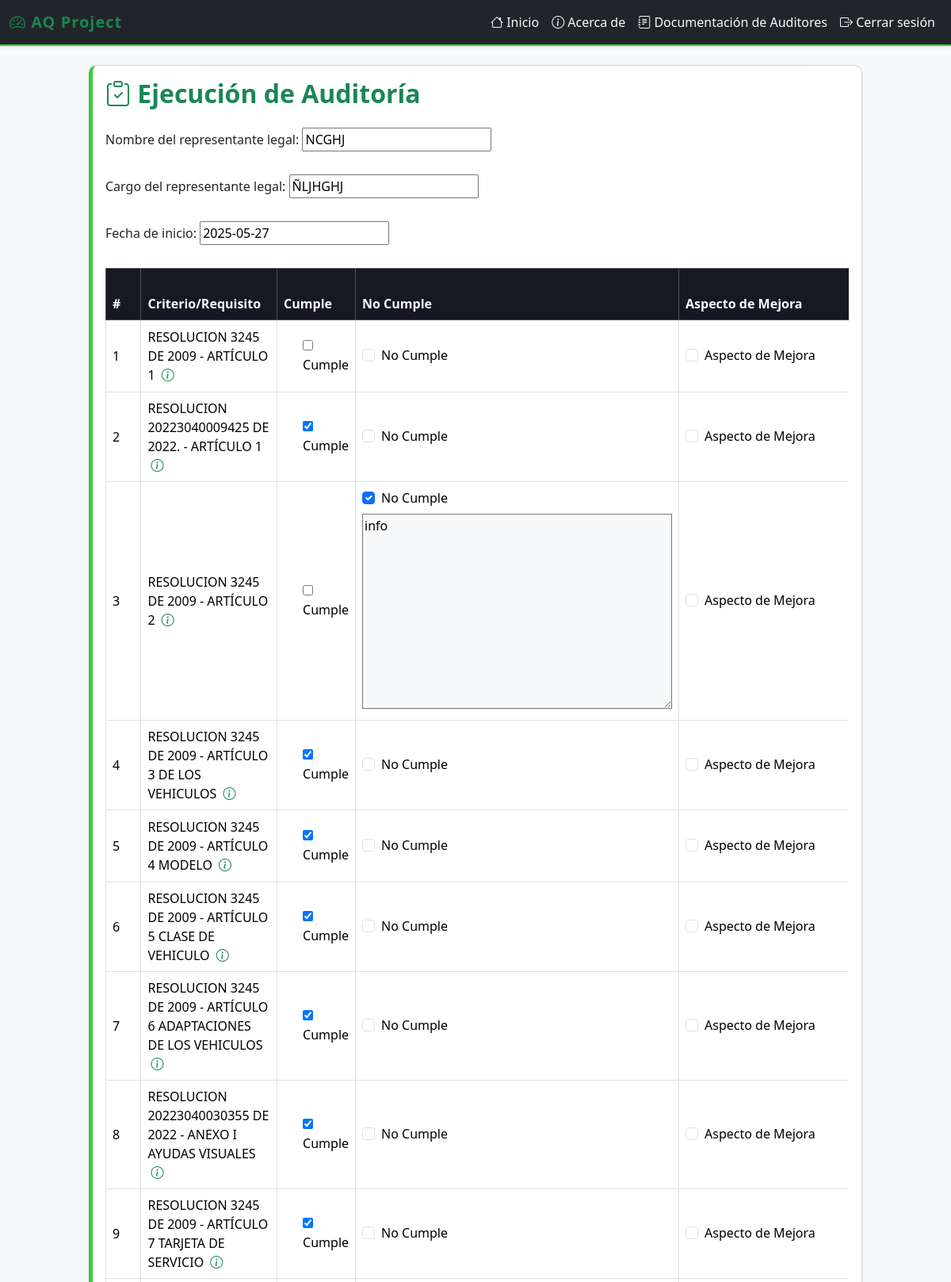
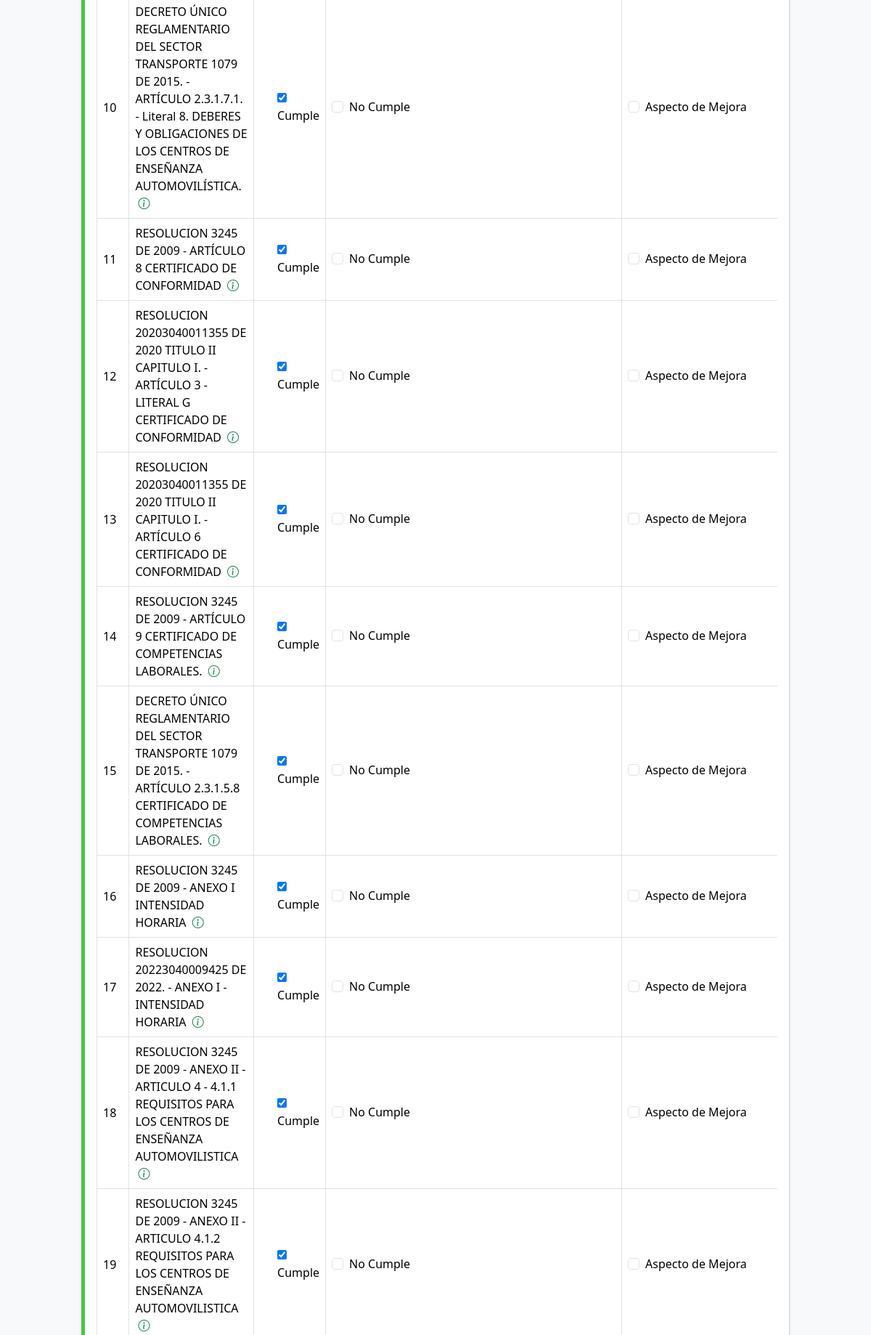
The page /ejecucion/acta/14/ejecucion/ (signed in, upper part) on the database its author committed (2 pictures, top to bottom).
### documentacion_auditores/models.py (models this page shows, shortened)
class ActaAuditoria(models.Model):
    plan = models.OneToOneField(PlanAuditoria, on_delete=models.CASCADE, related_name='acta')
    representante_legal_nombre = models.CharField(max_length=255)
    representante_legal_cargo = models.CharField(max_length=100)
    firma_representante = models.ImageField(upload_to='documentacion/firmas/', null=True, blank=True)
    firma_auditor = models.ImageField(upload_to='documentacion/firmas/', null=True, blank=True)
    asistencia = models.TextField(help_text="Lista de asistentes con nombre, cargo y firmas")
    fecha_inicio = models.DateField()
    fecha_cierre = models.DateField(null=True, blank=True)
    fecha_inicio_subsanacion = models.DateField(null=True, blank=True)
    recomendaciones = models.CharField(max_length=200, blank=True)
    aspectos_relevantes = models.TextField("Aspectos relevantes del servicio auditado", blank=True)

### ejecucion_auditoria/models.py (models this page shows, shortened)
class EjecucionRequisito(models.Model):
    acta = models.ForeignKey(ActaAuditoria, on_delete=models.CASCADE, related_name='ejecuciones')
    requisito = models.ForeignKey(RequisitoAuditoria, on_delete=models.CASCADE)
    cumple = models.BooleanField(default=False, blank=True)
    no_cumple = models.BooleanField(default=False, blank=True)
    no_aplica = models.BooleanField(default=False, blank=True)
    aspecto_mejora = models.BooleanField(default=False, blank=True)
    concepto_mejora = models.TextField(blank=True)
    concepto_no_conformidad = models.TextField(blank=True)
    evidencia = models.CharField(
        max_length=100,
        blank=True,
        choices=[
            ("documental", "Evidencia Documental"),
            ("fotografica", "Evidencia Fotográfica"),
            ("audiovisual", "Evidencia Audiovisual"),
            ("documental_fotografica", "Evidencia Documental y Fotográfica"),
            ("documental_audiovisual", "Evidencia Documental y Audiovisual"),
            ("fotografica_audiovisual", "Evidencia Fotográfica y Audiovisual"),
            ("documental_fotografica_audiovisual", "Evidencia Documental, Fotográfica y Audiovisual"),
        ]
    )
    concepto_evidencia = models.TextField(blank=True)
    imagen1 = models.ImageField(upload_to='evidencias/', blank=True, null=True)
    imagen2 = models.ImageField(upload_to='evidencias/', blank=True, null=True)
    subsanado = models.BooleanField(default=False, blank=True)
    como_se_subsano = models.TextField(blank=True, verbose_name="¿Cómo se subsanó la no conformidad?")

class RequisitoAuditoria(models.Model):
    nombre = models.CharField(max_length=255)
    descripcion = models.TextField()
    checkpoint_iaf_md4 = models.CharField(max_length=100, blank=True)

### ejecucion_auditoria/views.py (the view)
# urls.py: path('acta/<int:acta_id>/ejecucion/', views.ejecucion_auditoria, name='ejecucion_auditoria'),
@login_required
def ejecucion_auditoria(request, acta_id):
    print("Vista ejecutada")  # Solo para depuración
    acta = get_object_or_404(ActaAuditoria, id=acta_id)
    requisitos = RequisitoAuditoria.objects.all()
    queryset = EjecucionRequisito.objects.filter(acta=acta).order_by('requisito__id')
    EjecucionFormSet = modelformset_factory(
        EjecucionRequisito,
        form=EjecucionRequisitoForm,
        fields=[
            'cumple', 'no_cumple', 'no_aplica',
            'aspecto_mejora', 'concepto_mejora',
            'concepto_no_conformidad', 'evidencia',
            'concepto_evidencia', 'imagen1', 'imagen2'
        ],
        extra=0,
        can_delete=False,
        formset=EjecucionBaseFormSet
    )
    if not queryset.exists():
        for req in requisitos:
            EjecucionRequisito.objects.create(acta=acta, requisito=req)
        queryset = EjecucionRequisito.objects.filter(acta=acta).order_by('requisito__id')
    if request.method == 'POST':
        form = ActaAuditoriaForm(request.POST, request.FILES, instance=acta)
        formset = EjecucionFormSet(request.POST, request.FILES, queryset=queryset, prefix='form')
        recomendaciones = request.POST.get('recomendaciones')
        if recomendaciones:
            acta.recomendaciones = recomendaciones
            acta.save()
            messages.success(request, "¡Recomendación guardada exitosamente!")
            return redirect('reporte_auditoria', acta_id=acta.id)
        if 'finalizar' in request.POST:
            formset.validar_completo = True
        if not form.is_valid() or not formset.is_valid():
            print("Form errors:", form.errors)
            print("Formset errors:", formset.errors)
            print("Non form errors:", formset.non_form_errors)
            return render(request, 'ejecucion_auditoria/ejecucion_auditoria.html', {
                'acta': acta,
                'formset': formset,
                'form': form,
            })
        form.save()
        formset.save()
        if 'finalizar' in request.POST:
            hay_no_conformidades = any(
                form.cleaned_data.get('no_cumple') for form in formset.forms
            )
            if hay_no_conformidades:
                if not acta.fecha_inicio_subsanacion:
                    acta.fecha_inicio_subsanacion = timezone.now().date()
                    acta.save()
                request.session['mensaje_subsanacion'] = (
                    "Existen no conformidades pendientes por subsanar. "
                    "Tiene 90 días para realizarlo."
                )
                return redirect('subsanacion_no_conformidades', acta_id=acta.id)
            else:
                return render(request, 'ejecucion_auditoria/ejecucion_auditoria.html', {
                    'acta': acta,
                    'formset': formset,
                    'form': form,
                    'mostrar_modal_recomendacion': True,
                })
        else:
            messages.success(request, "¡Avance guardado exitosamente!")
            return redirect('ejecucion_auditoria', acta_id=acta.id)
    else:
        form = ActaAuditoriaForm(instance=acta)
        formset = EjecucionFormSet(queryset=queryset, prefix='form')
    return render(request, 'ejecucion_auditoria/ejecucion_auditoria.html', {
        'acta': acta,
        'formset': formset,
        'form': form,
    })

### documentacion_auditores/forms.py
class ActaAuditoriaForm(forms.ModelForm):
    class Meta:
        model = ActaAuditoria
        fields = ['representante_legal_nombre', 'representante_legal_cargo',
                  'firma_representante', 'firma_auditor', 'fecha_inicio', 'fecha_cierre',
                  'aspectos_relevantes',]
        widgets = {
            'aspectos_relevantes': forms.Textarea(attrs={
                'rows': 4,
                'placeholder': 'Describa aquí los aspectos relevantes observados durante la auditoría',
                'class': 'form-control',
                'representante_legal_nombre': forms.HiddenInput(),
                'representante_legal_cargo': forms.HiddenInput(),
                'fecha_inicio': forms.HiddenInput(),
            }),
        }

### ejecucion_auditoria/templates/ejecucion_auditoria/ejecucion_auditoria.html (shortened to what this page needs)
{% extends "layouts/base.html" %}
{% block content %}
<h2 class="mb-4 text-success fw-bold">
    <i class="bi bi-clipboard-check"></i> Ejecución de Auditoría
</h2>
<form method="post" enctype="multipart/form-data" id="ejecucionForm">
    <div class="mb-4">
        <label for="{{ form.representante_legal_nombre.id_for_label }}" class="form-label">
            Nombre del representante legal:
        </label>
        {{ form.representante_legal_nombre }}
    </div>
    <div class="mb-4">
        <label for="{{ form.representante_legal_cargo.id_for_label }}" class="form-label">
            Cargo del representante legal:
        </label>
        {{ form.representante_legal_cargo }}
    </div>
    <div class="mb-4">
        <label for="{{ form.fecha_inicio.id_for_label }}" class="form-label">
            Fecha de inicio:
        </label>
        {{ form.fecha_inicio }}
    </div>
    <div class="table-responsive">
        <table class="table table-bordered align-middle">
            <thead class="table-dark">
                <tr>
                    <th>#</th>
                    <th>Criterio/Requisito</th>
                    <th>Cumple</th>
                    <th>No Cumple</th>
                    <th>Aspecto de Mejora</th>
                </tr>
            </thead>
            <tbody>
                {% for form in formset %}
                <tr class="fila-criterio">
                    <td>{{ forloop.counter }}</td>
                    <td>
                        {{ form.instance.requisito.nombre }}
                        <i class="bi bi-info-circle text-success ms-1"
                           tabindex="0"
                           data-bs-toggle="popover"
                           data-bs-trigger="hover focus"
                           data-bs-html="true"
                           data-bs-custom-class="custom-popover"
                           data-bs-content="{{ form.instance.requisito.descripcion|linebreaksbr }}">
                        </i>
                    </td>
                    <td>
                        <div class="form-check">
                            {{ form.cumple }}
                            <label class="form-check-label" for="{{ form.cumple.id_for_label }}">Cumple</label>
                        </div>
                    </td>
                    <td>
                        <div class="form-check">
                            {{ form.no_cumple }}
                            <label class="form-check-label" for="{{ form.no_cumple.id_for_label }}">No Cumple</label>
                        </div>
                        <div class="mt-2" id="no-conformidad-{{ form.prefix }}"
                             style="display: {% if form.no_cumple.value %}block{% else %}none{% endif %};">
                            {{ form.concepto_no_conformidad }}
                        </div>
                    </td>
                    <td>
                        <div class="form-check">
                            {{ form.aspecto_mejora }}
                            <label class="form-check-label" for="{{ form.aspecto_mejora.id_for_label }}">Aspecto de Mejora</label>
                        </div>
                    </td>
                </tr>
                {% endfor %}
            </tbody>
        </table>
    </div>
</form>
{% endblock %}

### myapp/templates/layouts/base.html (shortened to what this page needs)
{% load static %}
<!doctype html>
<html lang="es">
<head>
    <link rel="stylesheet" href="https://cdn.jsdelivr.net/npm/bootstrap@5.3.3/dist/css/bootstrap.min.css">
    <link rel="stylesheet" href="https://cdn.jsdelivr.net/npm/bootstrap-icons@1.10.5/font/bootstrap-icons.css">
</head>
<body>
<nav class="navbar navbar-expand-lg navbar-dark bg-dark shadow-sm">
    <div class="container-fluid">
        <a class="navbar-brand text-success" href="/">
            <i class="bi bi-speedometer2"></i> AQ Project
        </a>
        <div class="collapse navbar-collapse" id="navbarNavDropdown">
            <ul class="navbar-nav ms-auto">
                <li class="nav-item"><a class="nav-link" href="{% url 'index' %}"><i class="bi bi-house"></i> Inicio</a></li>
                <li class="nav-item"><a class="nav-link" href="{% url 'about' %}"><i class="bi bi-info-circle"></i> Acerca de</a></li>
                {% if user.is_authenticated %}
                    {% for group in user.groups.all %}
                        {% if group.name == "Auditores" %}
                            <li class="nav-item">
                                <a class="nav-link" href="{% url 'dashboard_auditor' %}"><i class="bi bi-journal-text"></i> Documentación de Auditores</a>
                            </li>
                        {% endif %}
                    {% endfor %}
                    <li class="nav-item"><a class="nav-link text-danger" href="{% url 'logout' %}"><i class="bi bi-box-arrow-right"></i> Cerrar sesión</a></li>
                {% else %}
                    <li class="nav-item"><a class="nav-link" href="{% url 'signup' %}"><i class="bi bi-person-plus"></i> Registrarse</a></li>
                    <li class="nav-item"><a class="nav-link" href="{% url 'signin' %}"><i class="bi bi-box-arrow-in-right"></i> Iniciar sesión</a></li>
                {% endif %}
            </ul>
        </div>
    </div>
</nav>
<main class="container-fluid" style="background-color: #f8f9fa; min-height: 100vh;">
    <div class="row justify-content-center">
        <div class="col-lg-10 mt-4">
            <div class="card shadow-sm">
                <div class="card-body">
                    {% block content %}
                    {% endblock %}
                </div>
            </div>
        </div>
    </div>
</main>
</body>
</html>

### myapp/templates/layouts/base.html (style rules this page uses)
body { background: linear-gradient(120deg, #181824 0%, #23243a 100%); }
.navbar { border-bottom: 2px solid #38ce3c; }
.navbar-brand { font-weight: bold; letter-spacing: 1px; }
.nav-link { position: relative; color: #f8f9fa !important; transition: color 0.2s; }
.nav-link::after { content: ""; display: block; width: 0; height: 2px; background: #38ce3c; transition: width .3s; position: absolute; bottom: 0; left: 0; }
.card { border-left: 5px solid #38ce3c; border-radius: 10px; }
.table thead th { background-color: #181824; color: #f8f9fa; }

### rows shown on the page
ActaAuditoria: representante_legal_nombre "NCGHJ", representante_legal_cargo "ÑLJHGHJ", fecha_inicio "2025-05-27"
EjecucionRequisito: instance.requisito.nombre "RESOLUCION 3245 DE 2009 - ARTÍCULO 1"
EjecucionRequisito: instance.requisito.nombre "RESOLUCION 20223040009425 DE 2022. - ARTÍCULO 1"
EjecucionRequisito: instance.requisito.nombre "RESOLUCION 3245 DE 2009 - ARTÍCULO 2"
EjecucionRequisito: instance.requisito.nombre "RESOLUCION 3245 DE 2009 - ARTÍCULO 3 DE LOS VEHICULOS"
EjecucionRequisito: instance.requisito.nombre "RESOLUCION 3245 DE 2009 - ARTÍCULO 4 MODELO"
EjecucionRequisito: instance.requisito.nombre "RESOLUCION 3245 DE 2009 - ARTÍCULO 5 CLASE DE VEHICULO"
EjecucionRequisito: instance.requisito.nombre "RESOLUCION 3245 DE 2009 - ARTÍCULO 6 ADAPTACIONES DE LOS VEHICULOS"
EjecucionRequisito: instance.requisito.nombre "RESOLUCION 20223040030355 DE 2022 - ANEXO I AYUDAS VISUALES"
EjecucionRequisito: instance.requisito.nombre "RESOLUCION 3245 DE 2009 - ARTÍCULO 7 TARJETA DE SERVICIO"
EjecucionRequisito: instance.requisito.nombre "DECRETO ÚNICO REGLAMENTARIO DEL SECTOR TRANSPORTE 1079 DE 2015. - ARTÍCULO 2.3.1.7.1. - Literal 8. DEBERES Y OBLIGACIONES DE LOS CENTROS DE ENSEÑANZA AUTOMOVILÍSTICA."
EjecucionRequisito: instance.requisito.nombre "RESOLUCION 3245 DE 2009 - ARTÍCULO 8 CERTIFICADO DE CONFORMIDAD"
EjecucionRequisito: instance.requisito.nombre "RESOLUCION 20203040011355 DE 2020 TITULO II CAPITULO I. - ARTÍCULO 3 - LITERAL G CERTIFICADO DE CONFORMIDAD"
EjecucionRequisito: instance.requisito.nombre "RESOLUCION 20203040011355 DE 2020 TITULO II CAPITULO I. - ARTÍCULO 6 CERTIFICADO DE CONFORMIDAD"
EjecucionRequisito: instance.requisito.nombre "RESOLUCION 3245 DE 2009 - ARTÍCULO 9 CERTIFICADO DE COMPETENCIAS LABORALES."
EjecucionRequisito: instance.requisito.nombre "DECRETO ÚNICO REGLAMENTARIO DEL SECTOR TRANSPORTE 1079 DE 2015. - ARTÍCULO 2.3.1.5.8 CERTIFICADO DE COMPETENCIAS LABORALES."
EjecucionRequisito: instance.requisito.nombre "RESOLUCION 3245 DE 2009 - ANEXO I INTENSIDAD HORARIA"
EjecucionRequisito: instance.requisito.nombre "RESOLUCION 20223040009425 DE 2022. - ANEXO I - INTENSIDAD HORARIA"
EjecucionRequisito: instance.requisito.nombre "RESOLUCION 3245 DE 2009 - ANEXO II - ARTICULO 4 - 4.1.1 REQUISITOS PARA LOS CENTROS DE ENSEÑANZA AUTOMOVILISTICA"
EjecucionRequisito: instance.requisito.nombre "RESOLUCION 3245 DE 2009 - ANEXO II - ARTICULO 4.1.2 REQUISITOS PARA LOS CENTROS DE ENSEÑANZA AUTOMOVILISTICA"
